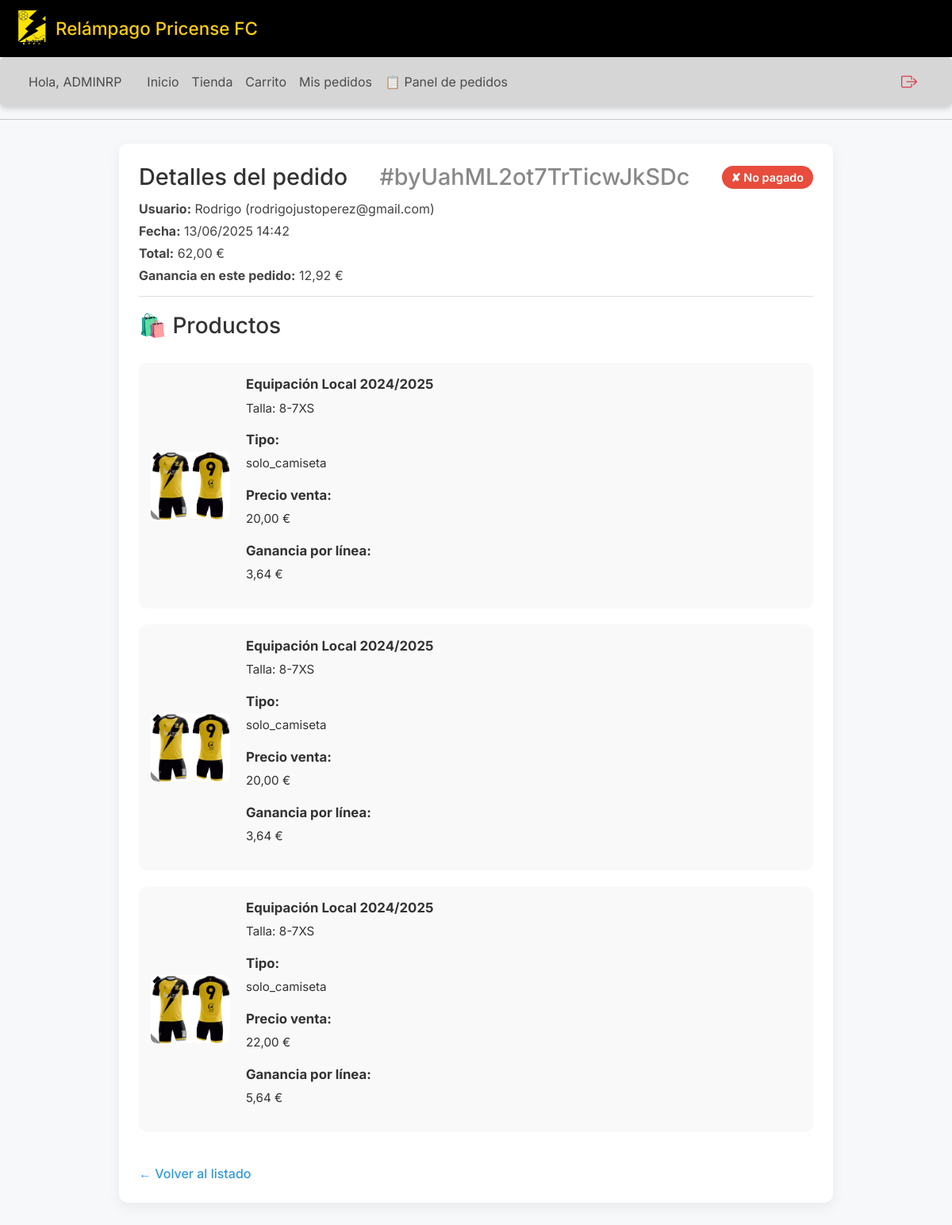
/panel/pedidos/byUahML2ot7TrTicwJkSDc/ (signed in), run on the app's committed database.
### relampagoweb/models.py (models this page shows, shortened)
class Usuario(AbstractBaseUser, PermissionsMixin):
    name = models.CharField(max_length=100)
    apellidos = models.CharField(max_length=100)
    telefono = models.CharField(max_length=20)
    email = models.EmailField(unique=True)
    is_active = models.BooleanField(default=True)
    is_staff = models.BooleanField(default=False)
    is_gestor = models.BooleanField(default=False)
    USERNAME_FIELD = 'email'
    REQUIRED_FIELDS = ['name', 'apellidos']
    objects = UsuarioManager()

class Pedido(models.Model):
    usuario = models.ForeignKey(settings.AUTH_USER_MODEL, on_delete=models.CASCADE, related_name='pedidos')
    fecha = models.DateTimeField(auto_now_add=True)
    pagado = models.BooleanField(default=False)
    id = models.CharField(primary_key=True, max_length=22, default=shortuuid.uuid, editable=False)
    usar_descuento = models.BooleanField(default=False)
    from decimal import Decimal
    @property
    def total(self):
        PRECIO_CAMISETA_NORMAL   = Decimal('22.00')
        PRECIO_CAMISETA_DESC     = Decimal('20.00')
        total = Decimal('0.00')
        num_camisetas = 0
        for linea in self.lineas.all():
            if linea.compra_tipo == 'solo_camiseta':
                num_camisetas += 1
            else:
                total += linea.producto.precio
        if num_camisetas:
            pares   = (num_camisetas // 2) if self.usar_descuento else 0
            sueltas = num_camisetas - (pares * 2)
            total += (pares * 2) * PRECIO_CAMISETA_DESC
            total += sueltas * PRECIO_CAMISETA_NORMAL
        return total

class LineaPedido(models.Model):
    pedido = models.ForeignKey(Pedido, on_delete=models.CASCADE, related_name='lineas')
    producto = models.ForeignKey(Producto, on_delete=models.CASCADE)
    talla = models.CharField(max_length=10)
    nombre_dorsal = models.CharField(max_length=100, blank=True, null=True)
    numero_dorsal = models.PositiveIntegerField(blank=True, null=True)
    compra_tipo = models.CharField(max_length=20, blank=True, null=True)  # <- AÑADIDO
    precio_unitario = models.DecimalField(max_digits=6, decimal_places=2, default=0.00)
    costo_unitario  = models.DecimalField(max_digits=6, decimal_places=2, default=0.00)

class Producto(models.Model):
    TIPO_PRODUCTO = (
        ('Camiseta', 'Camiseta'),
        ('Equipación', 'Equipación'),
        ('Sudadera', 'Sudadera'),
    )
    nombre = models.CharField(max_length=100)
    tipo = models.CharField(max_length=20, choices=TIPO_PRODUCTO)
    descripcion = models.TextField(blank=True)
    imagen = models.ImageField(upload_to='productos/')
    precio = models.DecimalField(max_digits=6, decimal_places=2)
    precio_camiseta_sola = models.DecimalField(
        max_digits=6, decimal_places=2,
        null=True, blank=True,
        help_text="Coste unitario de la camiseta suelta (si procede)"
    )
    precio_camiseta_descuento = models.DecimalField(
        max_digits=6, decimal_places=2,
        null=True, blank=True,
        help_text="Coste unitario de la camiseta suelta con descuento (si procede)"
    )
    coste_provedor= models.DecimalField(
        max_digits=6, decimal_places=2,
        null=False, blank=True,
        help_text="Precio que pagamos al proveedor por el producto, usar para equipaciones completas y sudaderas",
        default=Decimal('35.00')
    )
    coste_provedor_camiseta = models.DecimalField(
        max_digits=6, decimal_places=2,
        null=True, blank=True,
        help_text="Precio que pagamos al proveedor por la equipación solo camiseta",
        default=Decimal('22.00')
    )

### relampagoweb/views.py (the view)
# urls.py: path('panel/pedidos/<str:pedido_id>/', detalle_pedido_admin_view, name='detalle_pedido_admin'),
@user_passes_test(es_admin)
def detalle_pedido_admin_view(request, pedido_id):
    pedido = get_object_or_404(Pedido, id=pedido_id)
    lineas = []
    for linea in pedido.lineas.select_related('producto'):
        precio_venta = linea.precio_unitario
        costo = linea.costo_unitario
        linea.ganancia_calc = precio_venta - costo
        lineas.append(linea)
    total_ganancia = sum((l.ganancia_calc for l in lineas), Decimal('0.00'))
    pedido.ganancia_calc = total_ganancia
    return render(request, 'admin/detalle_pedido.html', {
        'pedido': pedido,
        'lineas': lineas,
        'config': get_configuracion(),
    })

### relampagoweb/views.py (called while the page is built)
def es_admin(user):
    return user.is_authenticated and user.is_staff

def get_configuracion():
    config, created = Configuracion.objects.get_or_create(id=1)
    return config

### relampagoweb/templates/admin/detalle_pedido.html (shortened to what this page needs)
{% extends "base.html" %}
{% block content %}
<div class="pedido-card">
  <div class="pedido-header">
    <h2>
      Detalles del pedido <span style="color: #888;">#{{ pedido.id }}</span>
      {% if pedido.pagado %}
        <span class="estado-badge estado-pagado">✔ Pagado</span>
      {% else %}
        <span class="estado-badge estado-pendiente">✘ No pagado</span>
      {% endif %}
    </h2>
    <div class="pedido-info">
      <p><strong>Usuario:</strong> {{ pedido.usuario.name }} ({{ pedido.usuario.email }})</p>
      <p><strong>Fecha:</strong> {{ pedido.fecha|date:"d/m/Y H:i" }}</p>
      <p><strong>Total:</strong> {{ pedido.total }} €</p>
  <p><strong>Ganancia en este pedido:</strong> {{ pedido.ganancia_calc|default:0.00|floatformat:2 }} €</p>
    </div>
  </div>
  <h3>🛍️ Productos</h3>
  <div class="producto-listado">
    {% for linea in lineas %}
      <div class="producto-item">
        <img src="{{ linea.producto.imagen.url }}" alt="{{ linea.producto.nombre }}">
        <div class="producto-detalles">
          <strong>{{ linea.producto.nombre }}</strong>
          <p>Talla: {{ linea.talla }}</p>
          {% if linea.producto.tipo == "Equipación" %}
            <p><strong>Tipo:</strong> {{ linea.compra_tipo }}</p>
          {% endif %}
          <p><strong>Precio venta:</strong> {{ linea.precio_unitario|floatformat:2 }} €</p>
          <p><strong>Ganancia por línea:</strong> {{ linea.ganancia_calc|floatformat:2 }} €</p>
        </div>
      </div>
    {% endfor %}
  </div>
  <a href="{% url 'lista_pedidos' %}" class="volver-link">← Volver al listado</a>
</div>
{% endblock %}

### relampagoweb/templates/base.html (shortened to what this page needs)
{% load static %}
<!DOCTYPE html>
<html lang="es">
<head>
  <link href="https://cdn.jsdelivr.net/npm/bootstrap@5.3.3/dist/css/bootstrap.min.css" rel="stylesheet">
  <link href="https://cdn.jsdelivr.net/npm/bootstrap-icons@1.10.5/font/bootstrap-icons.css" rel="stylesheet">
  <link rel="stylesheet" href="{% static 'css/estilos.css' %}">
  <link rel="stylesheet" href="https://cdn.jsdelivr.net/npm/swiper@11/swiper-bundle.min.css" />
</head>
<body>
  {% block layout %}
    <header style="background-color: #000; color: #facc15; display: flex; align-items: center; gap: 10px; padding: 10px 20px;">
      <img src="{% static 'img/escudo.png' %}" alt="Escudo" width="40">
      <h1 class="m-0" style="font-size: 1.4rem;">Relámpago Pricense FC</h1>
    </header>
    <nav class="navbar navbar-expand-lg px-4 py-2 mb-0" style="background-color: #d6d6d6; border-radius: 6px;">
      <div class="container-fluid">
        <div class="collapse navbar-collapse" id="navbarOpciones">
          {% if user.is_authenticated %}
            <span class="navbar-text me-4">Hola, {{ user.name }}</span>
          {% endif %}
          <ul class="navbar-nav me-auto mb-2 mb-lg-0">
            <li class="nav-item"><a class="nav-link" href="{% url 'inicio' %}">Inicio</a></li>
            <li class="nav-item"><a class="nav-link" href="{% url 'tienda' %}">Tienda</a></li>
            {% if user.is_authenticated %}
              <li class="nav-item"><a class="nav-link" href="{% url 'carrito' %}">Carrito</a></li>
              <li class="nav-item"><a class="nav-link" href="{% url 'mis_pedidos' %}">Mis pedidos</a></li>
              {% if user.is_staff %}
                <li class="nav-item"><a class="nav-link" href="{% url 'lista_pedidos' %}">📋 Panel de pedidos</a></li>
              {% endif %}
            {% endif %}
          </ul>
          <ul class="navbar-nav mb-2 mb-lg-0">
            {% if user.is_authenticated %}
              <li class="nav-item">
                <a href="#" class="text-danger fs-5 nav-link" title="Cerrar sesión"
                   data-bs-toggle="modal" data-bs-target="#logoutModal">
                  <i class="bi bi-box-arrow-right"></i>
                </a>
              </li>
            {% else %}
              <li class="nav-item"><a class="nav-link" href="{% url 'login' %}">Iniciar sesión</a></li>
              <li class="nav-item"><a class="nav-link" href="{% url 'registro' %}">Registrarse</a></li>
            {% endif %}
          </ul>
        </div>
      </div>
    </nav>
    <hr>
  {% endblock %}
  {% block content %}{% endblock %}
</body>
</html>

### relampagoweb/static/css/estilos.css (style rules this page uses)
html, body { font-family: 'Inter', sans-serif; margin: 0; padding: 0; background-color: #f7f8fa; color: #333; }
.navbar { background-color: #000; padding: 10px 20px; box-shadow: 0 2px 8px rgba(0, 0, 0, 0.2); position: sticky; top: 0; z-index: 1000; }

### relampagoweb/templates/base.html (style rules this page uses)
body { font-family: 'Inter', sans-serif; }

### relampagoweb/templates/admin/detalle_pedido.html (style rules this page uses)
.pedido-card { max-width: 900px; margin: 30px auto; padding: 25px; background: white; border-radius: 12px; box-shadow: 0 6px 18px rgba(0, 0, 0, 0.06); }
.pedido-header { border-bottom: 1px solid #ddd; margin-bottom: 20px; padding-bottom: 10px; }
.pedido-header h2 { font-size: 1.8rem; margin-bottom: 10px; display: flex; align-items: center; justify-content: space-between; gap: 10px; flex-wrap: wrap; }
.estado-badge { font-size: 0.9rem; font-weight: 600; padding: 6px 12px; border-radius: 999px; color: white; }
.estado-pendiente { background-color: #e74c3c; }
.pedido-info p { margin: 4px 0; color: #444; }
.producto-listado { margin-top: 30px; }
.producto-item { display: flex; gap: 20px; margin-bottom: 20px; align-items: center; background-color: #f9f9f9; border-radius: 10px; padding: 15px; }
.producto-item img { border-radius: 8px; width: 100px; }
.producto-detalles { font-size: 0.95rem; }
.producto-detalles strong { font-size: 1.05rem; display: block; margin-bottom: 6px; }
.volver-link { display: inline-block; margin-top: 20px; text-decoration: none; color: #3498db; font-weight: 500; }

### data on the page
Usuario: name "ADMINRP"
Pedido: id "byUahML2ot7TrTicwJkSDc", usuario.name "Rodrigo", usuario.email "rodrigojustoperez@gmail.com", fecha "13/06/2025 14:42", total "62,00", ganancia_calc "12,92"
LineaPedido: producto.imagen (picture), producto.nombre "Equipación Local 2024/2025", talla "8-7XS", compra_tipo "solo_camiseta", precio_unitario "20,00", ganancia_calc "3,64"
LineaPedido: producto.imagen (picture), producto.nombre "Equipación Local 2024/2025", talla "8-7XS", compra_tipo "solo_camiseta", precio_unitario "20,00", ganancia_calc "3,64"
LineaPedido: producto.imagen (picture), producto.nombre "Equipación Local 2024/2025", talla "8-7XS", compra_tipo "solo_camiseta", precio_unitario "22,00", ganancia_calc "5,64"
